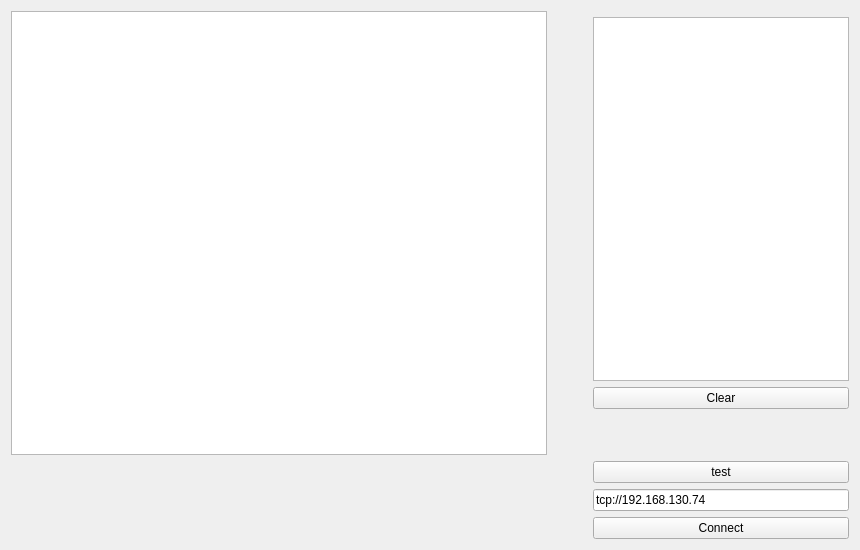
<?xml version="1.0" encoding="UTF-8"?>
<ui version="4.0">
 <class>MonitorView</class>
 <widget class="QWidget" name="MonitorView">
  <property name="geometry">
   <rect>
    <x>0</x>
    <y>0</y>
    <width>860</width>
    <height>550</height>
   </rect>
  </property>
  <property name="windowTitle">
   <string>Form</string>
  </property>
  <layout class="QGridLayout" name="gridLayout_2">
   <item row="0" column="0">
    <layout class="QGridLayout" name="gridLayout" rowstretch="0,1,0,0,0,0,0" columnstretch="2,0,0,0">
     <item row="2" column="3">
      <widget class="QPushButton" name="pbClearLog">
       <property name="text">
        <string>Clear</string>
       </property>
      </widget>
     </item>
     <item row="5" column="3">
      <widget class="QLineEdit" name="leRunCtrlAddr">
       <property name="text">
        <string>tcp://192.168.130.74</string>
       </property>
      </widget>
     </item>
     <item row="4" column="3">
      <widget class="QPushButton" name="pbTest">
       <property name="text">
        <string>test</string>
       </property>
      </widget>
     </item>
     <item row="1" column="2">
      <spacer name="horizontalSpacer">
       <property name="orientation">
        <enum>Qt::Horizontal</enum>
       </property>
       <property name="sizeHint" stdset="0">
        <size>
         <width>40</width>
         <height>20</height>
        </size>
       </property>
      </spacer>
     </item>
     <item row="6" column="3">
      <widget class="QPushButton" name="pbConnect">
       <property name="text">
        <string>Connect</string>
       </property>
      </widget>
     </item>
     <item row="1" column="3">
      <widget class="QTextBrowser" name="tbLog"/>
     </item>
     <item row="3" column="3">
      <spacer name="verticalSpacer">
       <property name="orientation">
        <enum>Qt::Vertical</enum>
       </property>
       <property name="sizeHint" stdset="0">
        <size>
         <width>20</width>
         <height>40</height>
        </size>
       </property>
      </spacer>
     </item>
     <item row="0" column="0" rowspan="4" colspan="2">
      <widget class="QGraphicsView" name="gvSensor"/>
     </item>
    </layout>
   </item>
  </layout>
 </widget>
 <resources/>
 <connections/>
</ui>
